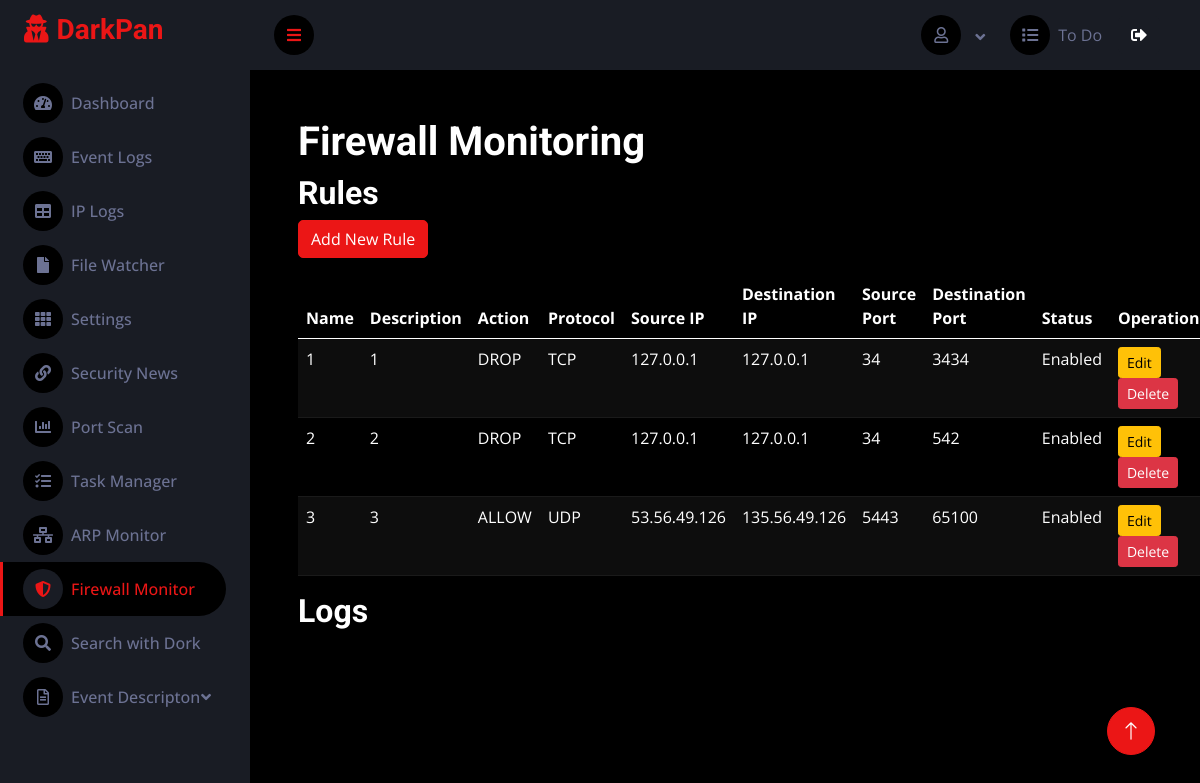
/firewall_monitor/ (signed in), run on an earlier commit of the app's database.
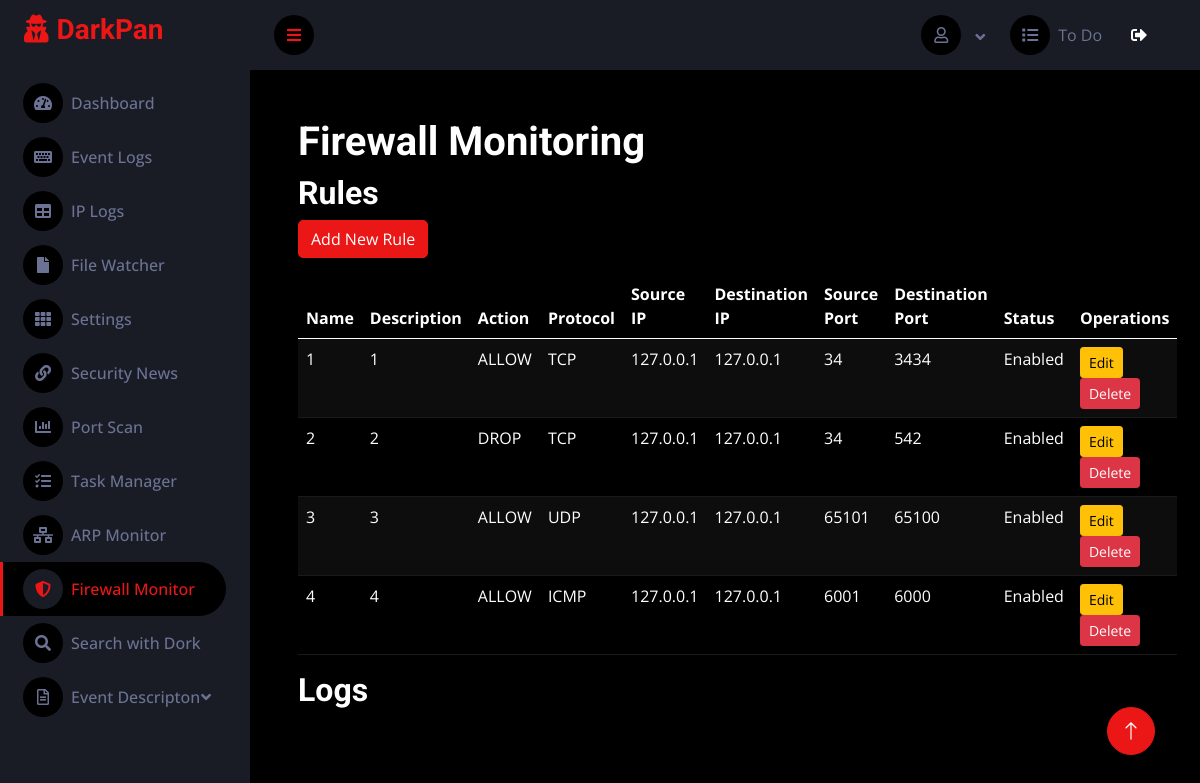
And on a later commit of the database.
### sec/models.py (models this page shows, shortened)
class FirewallRule(models.Model):
    ACTION_CHOICES = (
        ('ALLOW', 'İzin Ver'),
        ('DROP', 'Engelle'),
    )
    PROTOCOL_CHOICES = (
        ('TCP', 'TCP'),
        ('UDP', 'UDP'),
        ('ICMP', 'ICMP'),
    )
    class Meta:
        managed = True
        db_table = 'firewallrule'
        verbose_name_plural = 'Firewall Rules' # Display name in Admin Panel
    name = models.CharField(max_length=100, unique=True)
    description = models.TextField(blank=True)
    action = models.CharField(max_length=5, choices=ACTION_CHOICES, default='DROP')
    protocol = models.CharField(max_length=5, choices=PROTOCOL_CHOICES, default='TCP')
    source_ip = models.CharField(max_length=45, blank=True)  # IPv4 veya IPv6
    destination_ip = models.CharField(max_length=45, blank=True)  # IPv4 veya IPv6
    source_port = models.CharField(max_length=5, blank=True)
    destination_port = models.CharField(max_length=5, blank=True)
    enabled = models.BooleanField(default=True)

### sec/views.py (the view)
# urls.py: path('firewall_monitor/', views.firewall_monitor, name='firewall_monitor'),
def firewall_monitor(request):
    rules = FirewallRule.objects.all()
    return render(request, 'firewall_monitor.html', {'rules': rules})

### sec/views.py (called while the page is built)
    def __call__(self, request):
        if not request.user.is_authenticated and request.path not in self.exempt_urls:
            return redirect(f"{reverse('login')}?next={request.path}")
        response = self.get_response(request)
        return response

### templates/firewall_monitor.html (shortened to what this page needs)
{% extends "base.html" %}
{% block content %}
<div class="container-fluid pt-4 px-4">
    <h1>Firewall Monitoring</h1>
    <h2>Rules</h2>
    <a href="{% url 'add_rule' %}" class="btn btn-primary mb-3">Add New Rule</a>
    <table class="table table-dark table-striped">
        <thead>
            <tr>
                <th>Name</th>
                <th>Description</th>
                <th>Action</th>
                <th>Protocol</th>
                <th>Source IP</th>
                <th>Destination IP</th>
                <th>Source Port</th>
                <th>Destination Port</th>
                <th>Status</th>
                <th>Operations</th>
            </tr>
        </thead>
        <tbody>
            {% for rule in rules %}
            <tr>
                <td>{{ rule.name }}</td>
                <td>{{ rule.description }}</td>
                <td>{{ rule.action }}</td>
                <td>{{ rule.protocol }}</td>
                <td>{{ rule.source_ip }}</td>
                <td>{{ rule.destination_ip }}</td>
                <td>{{ rule.source_port }}</td>
                <td>{{ rule.destination_port }}</td>
                <td>{{ rule.enabled|yesno:"Enabled,Disabled" }}</td>
                <td>
                    <a href="{% url 'edit_rule' rule.id %}" class="btn btn-warning btn-sm">Edit</a>
                    <a href="{% url 'delete_rule' rule.id %}" class="btn btn-danger btn-sm">Delete</a>
                </td>
            </tr>
            {% endfor %}
        </tbody>
    </table>
    <h2>Logs</h2>
</div>
{% endblock %}

What changed in the data, as far as the page shows it:
changed FirewallRule (number 1 of 4 on the later page): action "DROP" → "ALLOW"
changed FirewallRule "UDP": source_ip "53.56.49.126" → "127.0.0.1"; destination_ip "135.56.49.126" → "127.0.0.1"; source_port "5443" → "65101"
added FirewallRule: name "4", description "4", action "ALLOW", protocol "ICMP", source_ip "127.0.0.1", destination_ip "127.0.0.1", source_port "6001", destination_port "6000", enabled "Enabled"
